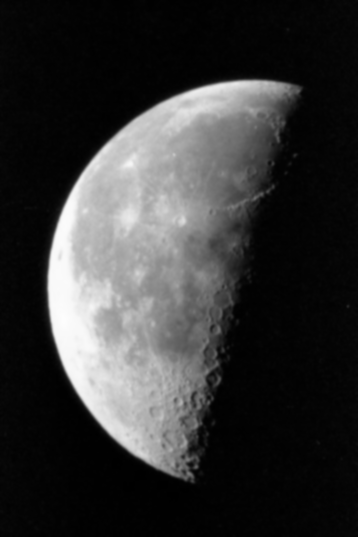
%> input picture ex11/moon.png, 358 x 537 px
$ octave Ex_7_1_test.m   (GNU Octave 9; MATLAB toolbox functions it lacks are replaced by stand-ins)
%> lines starting %> are read from the running program, lines starting %| are printed output that depends on the picture
%> further down, moon_img is the input picture: size 537x358 uint8; min 0, max 253, mean 52.9
### ex11/laplaceSharpening.m
function [B, D] = laplaceSharpening(A,tau)
%> called with tau = 0.7
%LAPLACESHARPENING Apply Laplace sharpening
%
%   See also .
%%%%%%%%%%%%%%%%%%%%%%%%%%%%%%%%%%%%%%%%%%%%%%%%%%%%%%%%%%%%%%%%%%%%%%%%%%%

% YOUR CODE HERE
A_double = im2double(A);
lap_mask = 1/5*[0,1,0;1,-4,1;0,1,0];
lap_A = imfilter(A_double, lap_mask);
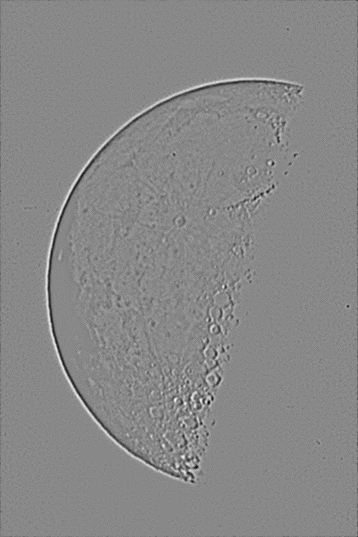
%> lap_A: size 537x358 double; min -0.0353, max 0.0306, mean -3.5e-05; drawn with min black and max white
B = A_double-tau*lap_A;
B = normalize(B);
B = im2uint8(B);
%%%%%%%%%%%%%%%%%%%%%%%%%%%%%%%%%%%%%%%%%%%%%%%%%%%%%%%%%%%%%%%%%%%%%%%%%%%
% by Sergej Keller, Lennart Scherz, Pascal Urban

### ex11/normalize.m
function [B]=normalize(A)
%NORMALIZE
%
%   See also rescale.
%%%%%%%%%%%%%%%%%%%%%%%%%%%%%%%%%%%%%%%%%%%%%%%%%%%%%%%%%%%%%%%%%%%%%%%%%%%

min_val = min(A, [], 'all');
%> min_val = -0.0022
max_val = max(A, [], 'all');
%> max_val = 0.993
B = (A-min_val)/(max_val-min_val);

%%%%%%%%%%%%%%%%%%%%%%%%%%%%%%%%%%%%%%%%%%%%%%%%%%%%%%%%%%%%%%%%%%%%%%%%%%%
% by Sergej Keller, Lennart Scherz, Pascal Urban

### ex11/Ex_7_1_test.m
clear all
close all
clc

moon_img = imread("moon.png");
moon_img_sharpened = laplaceSharpening(moon_img, 0.7);
figure
imshow(moon_img)
figure
imshow(moon_img_sharpened)
